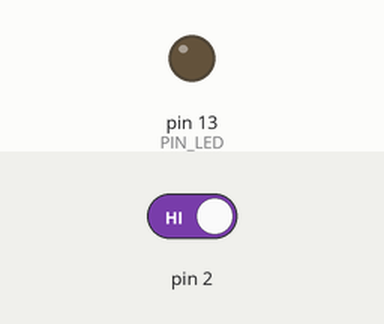
Bench run of a sketch on a simulated Arduino Uno, built with avr-gcc and run on an emulated ATmega328P. Shown: output pins drawn as LEDs (lit = HIGH). Inputs (shaded band) come from the test bench; at power-on: pin 2 HIGH.

Above: at 1.2 s.
1.3 s: pin 2 driven LOW
At 2.0 s:
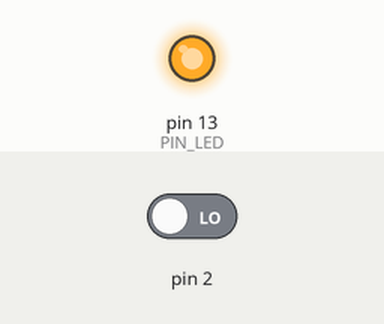
Timing chart, 0 to 4.3 s (numbered marks = the images above; inputs shaded):
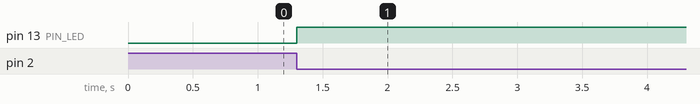

Measured:
- after the input at 1.3 s, pin 13 (PIN_LED): LOW → HIGH at once

The sketch:

interrupts_sample_1.ino
```cpp
#define PIN_LED 13
// Потребуется сопротивление номиналом 1 кОм

void setup() {
  pinMode(PIN_LED, OUTPUT);
  // Вызать stuffHapenned() при падении напряжения в LOW на D2
  attachInterrupt(0, stuffHapenned, FALLING); // 0 = D2
}

void loop() {
  // другая работа контроллера
}

void stuffHapenned(){
  digitalWrite(PIN_LED, HIGH);
}
```
